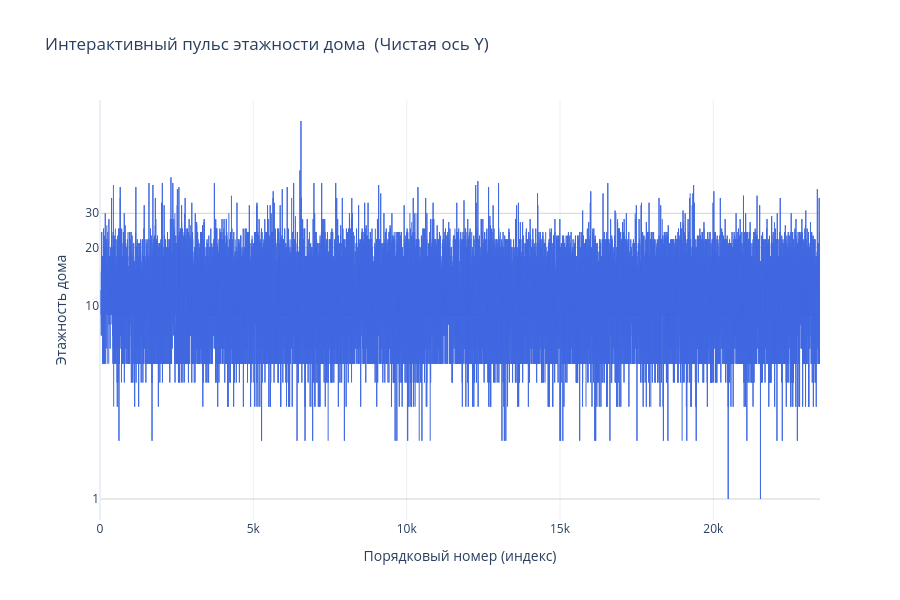

This figure's notebook cell:
### Code cell
fig = go.Figure()

fig.add_trace(go.Scatter(
    x=list(range(len(df))), 
    y=df['floor_count'],
    mode='lines',
    line_shape='hv',
    name='Этажность дома',
    line=dict(color='royalblue', width=1),
    hovertemplate='Индекс: %{x}<br>Этажность дома: %{y:,.1f} <extra></extra>'
))

tick_values = [1, 10, 20, 30]

fig.update_layout(
    title='Интерактивный пульс этажности дома  (Чистая ось Y)',
    xaxis_title='Порядковый номер (индекс)',
    yaxis_title='Этажность дома',
    yaxis_type="log",
    template='plotly_white',
    height=600,
    hovermode='x unified',
    margin=dict(l=100) 
)

fig.update_yaxes(
    tickmode='array',
    tickvals=tick_values, # Какие значения подписывать
    gridcolor='lightgray' # Сетка станет понятнее
)

fig.show()

# 1. Считаем статистику для общей этажности домов
floor_count_stats = df['floor_count'].describe(percentiles=[.01, .05, .25, .5, .75, .95, .99])

print("--- СТАТИСТИЧЕСКИЙ ПОРТРЕТ ЭТАЖНОСТИ ДОМОВ ---")
print(f"Всего объектов:    {int(floor_count_stats['count']):,}")
print(f"Минимум:           {floor_count_stats['min']:.0f}")
print(f"1% (Малоэтажки):   {floor_count_stats['1%']:.0f}")
print(f"Медиана (50%):     {floor_count_stats['50%']:.0f}")
print(f"95% (Высотки):     {floor_count_stats['95%']:.0f}")
print(f"99% (Небоскребы):  {floor_count_stats['99%']:.0f}")
print(f"Максимум:          {floor_count_stats['max']:.0f}")
print("-" * 45)

# 2. Самые часто встречающиеся типы домов по этажности
top_house_floors = df['floor_count'].value_counts().head(5)

print("\n--- ТОП-5 ---")
for floors, count in top_house_floors.items():
    print(f"{int(floors)}-этажные дома встречаются {count} раз(а)")

### Figure 1 — Plotly figure (JSON) as saved in the notebook; plotly's stock layout.template omitted (floating-point values rounded to 4 significant figures; data arrays with more than 128 entries replaced by an {"elided": "..."} marker saying what was removed)
{"data": [{"hovertemplate": "Индекс: %{x}<br>Этажность дома: %{y:,.1f} <extra></extra>", "line": {"color": "royalblue", "shape": "hv", "width": 1}, "mode": "lines", "name": "Этажность дома", "type": "scatter", "x": {"elided": "23479 int values"}, "y": {"elided": "23479 float values"}}], "layout": {"height": 600, "hovermode": "x unified", "margin": {"l": 100}, "title": {"text": "Интерактивный пульс этажности дома  (Чистая ось Y)"}, "xaxis": {"title": {"text": "Порядковый номер (индекс)"}}, "yaxis": {"gridcolor": "lightgray", "tickmode": "array", "tickvals": [1, 10, 20, 30], "title": {"text": "Этажность дома"}, "type": "log"}}}
